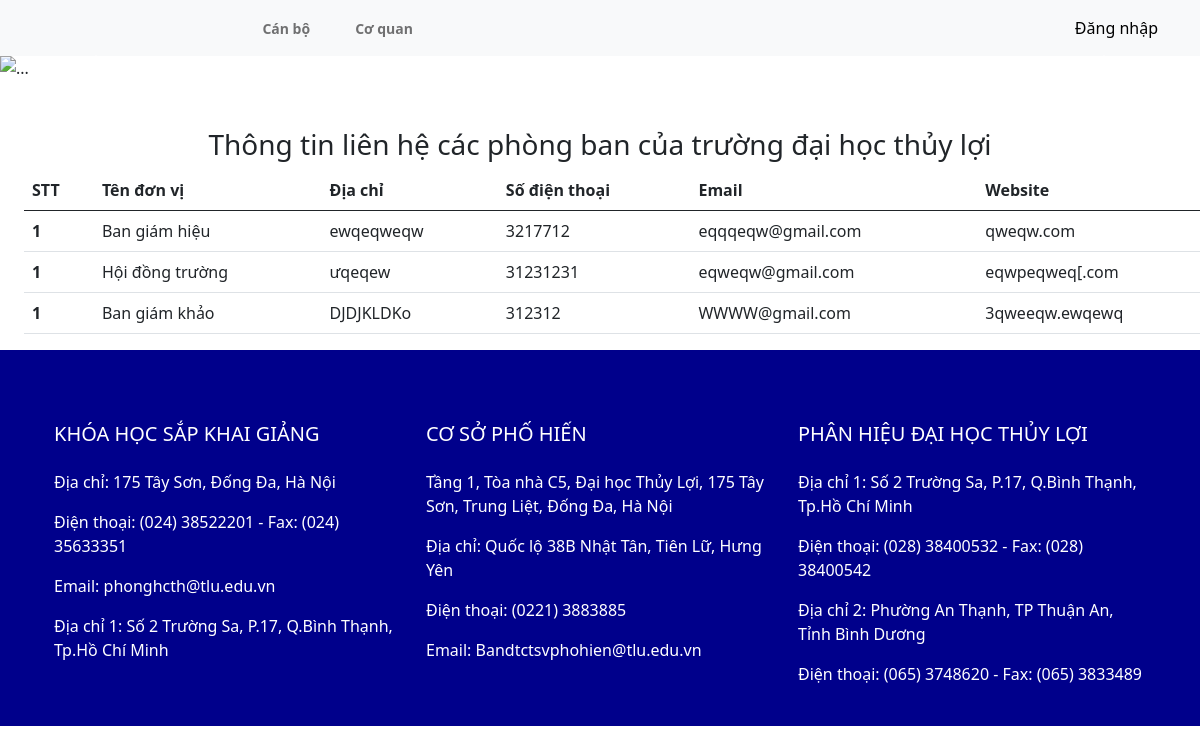
Page /list.php on the committed database.
### tables this page shows
CREATE TABLE `tbl_coquan` (
  `id` int(11) NOT NULL,
  `tenDV` varchar(255) NOT NULL,
  `DiaChi` varchar(255) NOT NULL,
  `SDT` int(11) NOT NULL,
  `Email` varchar(255) NOT NULL,
  `website` varchar(255) NOT NULL,
  `id_cha` int(11) DEFAULT NULL
);

### list.php (the view)
<?php
include('header.php');
?>
<div class="h3 text-center mt-5">Thông tin liên hệ các phòng ban của trường đại học thủy lợi</div>
<table class="table mx-4">
  <thead>
    <tr>
      <th scope="col">STT</th>
      <th scope="col">Tên đơn vị</th>
      <th scope="col">Địa chỉ</th>
      <th scope="col">Số điện thoại</th>
      <th scope="col">Email</th>
      <th scope="col">Website</th>
    </tr>
  </thead>
  <tbody>
      <?php
        $sql = "SELECT * FROM tbl_coquan";
        $result = mysqli_query($conn,$sql);
        if(mysqli_num_rows($result)>0){
            $i=1;
            while($row = mysqli_fetch_assoc($result)){
        ?>
    <tr>
      <th scope="row"><?php echo $i; ?></th>
      <td><?php echo $row['tenDV']; ?> </td>
      <td><?php echo $row['DiaChi']; ?></td>
      <td><?php echo $row['SDT']; ?></td>
      <td><?php echo $row['Email']; ?></td>
      <td><?php echo $row['website']; ?></td>
    </tr>
    <?php
        }
    }
    ?>
  </tbody>
</table>
<?php
include('footer.php');
?>

### rows in the picture
tbl_coquan: tenDV "Ban giám hiệu", DiaChi "ewqeqweqw", SDT "3217712", Email "eqqqeqw@gmail.com", website "qweqw.com"
tbl_coquan: tenDV "Hội đồng trường", DiaChi "ưqeqew", SDT "31231231", Email "eqweqw@gmail.com", website "eqwpeqweq[.com"
tbl_coquan: tenDV "Ban giám khảo", DiaChi "DJDJKLDKo", SDT "312312", Email "WWWW@gmail.com", website "3qweeqw.ewqewq"
